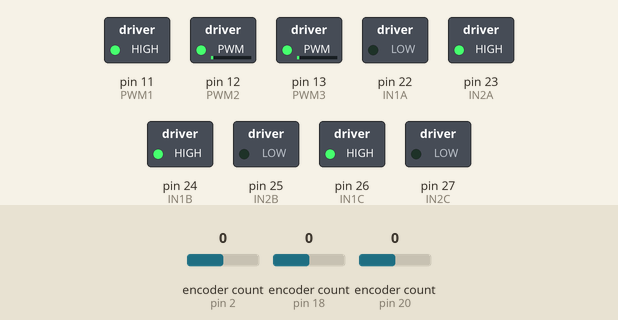
This sketch was run on a simulated Arduino Mega 2560, built with avr-gcc and run on an emulated ATmega2560. Shown: switched loads named in the sketch (green lamp = pin HIGH). The test bench sets the inputs (shaded band); at power-on: encoder count (sensors on pin 2, pin 18, pin 20) 0. What the sketch prints to the serial monitor is not drawn.

Above: at 1.2 s.
1.3 s: encoder count (sensor on pin 2) set to 1
Timing chart, 0 to 4.3 s (numbered marks = the images above; inputs shaded):
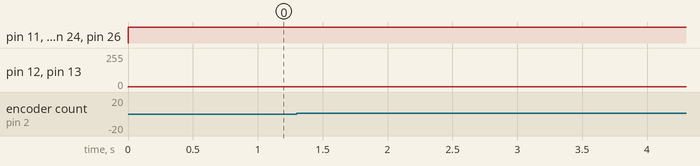

Measured:
- after the input at 1.3 s, every drawn part: stays the same

The sketch:

Omni_Going_with_XY_Distance.ino
```cpp
#include <Encoder.h>
#define IN1A 22
#define IN2A 23
#define IN1B 24
#define IN2B 25
#define IN1C 26
#define IN2C 27
#define PWM1 11
#define PWM2 12
#define PWM3 13
Encoder Encoder_1(2, 3);
Encoder Encoder_2(18, 19);
Encoder Encoder_3(20, 21);
void w1(int rotation, int direct);
void w2(int rotation, int direct);
void w3(int rotation, int direct);
void Plot(float x, float y, float w);
int sign_of(float x);

long oldPosition_1 = 0;
long newPosition_1;
long oldPosition_2 = 0;
long newPosition_2;
long oldPosition_3 = 0;
long newPosition_3;

double x, y, w;
int u1_sign, u2_sign, u3_sign;
//float in_min, in_max, out_min, out_max;
//float M_in_min, M_in_max, M_out_min, M_out_max;
int speedcar = 0;
char command;
int scale = 1;
int StError = 0;
const float r = 0.175;
const float l = 0.053;

void setup()
{

  pinMode(IN1A, OUTPUT);
  pinMode(IN2A, OUTPUT);
  pinMode(IN1B, OUTPUT);
  pinMode(IN2B, OUTPUT);
  pinMode(IN1C, OUTPUT);
  pinMode(IN2C, OUTPUT);

  Serial.begin(9600);
}

void loop()
{

  Plot(1, 0, 0);
  delay(100);
  Plot(0, 1, 0);
  delay(100);
  Plot(-1, 0, 0);
  delay(100);
  Plot(0, -1, 0);
  delay(100);
}

void w1(int rotation, int direct)
{
  analogWrite(PWM1, rotation);
  if (direct == 1)
  {
    digitalWrite(IN1A, HIGH);
    digitalWrite(IN2A, LOW);
  }
  else if (direct == -1)
  {
    digitalWrite(IN1A, LOW);
    digitalWrite(IN2A, HIGH);
  }
}

void w2(int rotation, int direct)
{
  analogWrite(PWM2, rotation);
  if (direct == 1)
  {
    digitalWrite(IN1B, HIGH);
    digitalWrite(IN2B, LOW);
  }
  else if (direct == -1)
  {
    digitalWrite(IN1B, LOW);
    digitalWrite(IN2B, HIGH);
  }
}

void w3(int rotation, int direct)
{
  analogWrite(PWM3, rotation);
  if (direct == 1)
  {
    digitalWrite(IN1C, HIGH);
    digitalWrite(IN2C, LOW);
  }
  else if (direct == -1)
  {
    digitalWrite(IN1C, LOW);
    digitalWrite(IN2C, HIGH);
  }
}

void Plot(float x, float y, float w)
{

  //motor value
  float u1 = (l * w - x) / r;
  float u2 = (2 * l * w + x - sqrt(3) * y) / 2 * r;
  float u3 = (2 * l * w + x + sqrt(3) * y) / 2 * r;

  //Get sign of rotating velocity of wheels
  u1_sign = sign_of(u1);
  u2_sign = sign_of(u2);
  u3_sign = sign_of(u3);

  //Because control signal is positive number, we take abs of u1 u2 u3
  u1 = abs(u1);
  u2 = abs(u2);
  u3 = abs(u3);

  //Mapping value
  float M_in_min = 0;
  //M_in_max = 19;
  float M_in_max = max(max(u1, u2), u3);
  float M_out_min = 0;
  float M_out_max = 255;

  //Remapping motors' value
  u1 = (u1 - M_in_min) * (M_out_max - M_out_min) / (M_in_max - M_in_min) + M_out_min;
  u2 = (u2 - M_in_min) * (M_out_max - M_out_min) / (M_in_max - M_in_min) + M_out_min;
  u3 = (u3 - M_in_min) * (M_out_max - M_out_min) / (M_in_max - M_in_min) + M_out_min;

  float p_u1 = (175 * w - 1000 * x) / 53;
  float p_u2 = (175 * w + 500 * x - 500 * sqrt(3) * y) / 53;
  float p_u3 = (175 * w + 500 * x + 500 * sqrt(3) * y) / 53;

  do
  {

    long newPosition_1 = abs(Encoder_1.read());
    long newPosition_2 = abs(Encoder_2.read());
    long newPosition_3 = abs(Encoder_3.read());

    if (newPosition_1 < abs(scale * p_u1 * 30000 / (2 * PI)) + StError)
      w1(u1, u1_sign);
    else
      w1(0, 0);

    if (newPosition_2 < abs(scale * p_u2 * 30000 / (2 * PI)) + StError)
      w2(u2, u2_sign);
    else
      w2(0, 0);

    if (newPosition_3 < abs(scale * p_u3 * 30000 / (2 * PI)) + StError)
      w3(u3, u3_sign);
    else
      w3(0, 0);

    if (newPosition_1 != oldPosition_1)
    {
      oldPosition_1 = newPosition_1;
      Serial.print("Encoder 1: ");
      Serial.println(newPosition_1);
    }
    //
    //
    if (newPosition_2 != oldPosition_2)
    {
      oldPosition_2 = newPosition_2;
      Serial.print("Encoder 2: ");
      Serial.println(newPosition_2);
    }
    //
    //
    if (newPosition_3 != oldPosition_3)
    {
      oldPosition_3 = newPosition_3;
      Serial.print("Encoder 3: ");
      Serial.println(newPosition_3);
    }

    if (!(newPosition_1 < abs(scale * p_u1 * 30000 / (2 * PI)) + StError || newPosition_2 < abs(scale * p_u2 * 30000 / (2 * PI)) + StError || newPosition_3 < abs(scale * p_u3 * 30000 / (2 * PI)) + StError))
      break;

  } while (newPosition_1 < abs(scale * p_u1 * 30000 / (2 * PI)) + StError || newPosition_2 < abs(scale * p_u2 * 30000 / (2 * PI)) + StError || newPosition_3 < abs(scale * p_u3 * 30000 / (2 * PI)) + StError);

  newPosition_1 = newPosition_2 = newPosition_3 = 0;
  Encoder_1.write(0);
  Encoder_2.write(0);
  Encoder_3.write(0);

  Serial.print("Encoder 1: ");
  Serial.println(newPosition_1);
  Serial.print("Encoder 2: ");
  Serial.println(newPosition_2);
  Serial.print("Encoder 3: ");
  Serial.println(newPosition_3);
}

int sign_of(float x)
{
  if (x >= 0)
    return 1;
  else
    return -1;
}
```
